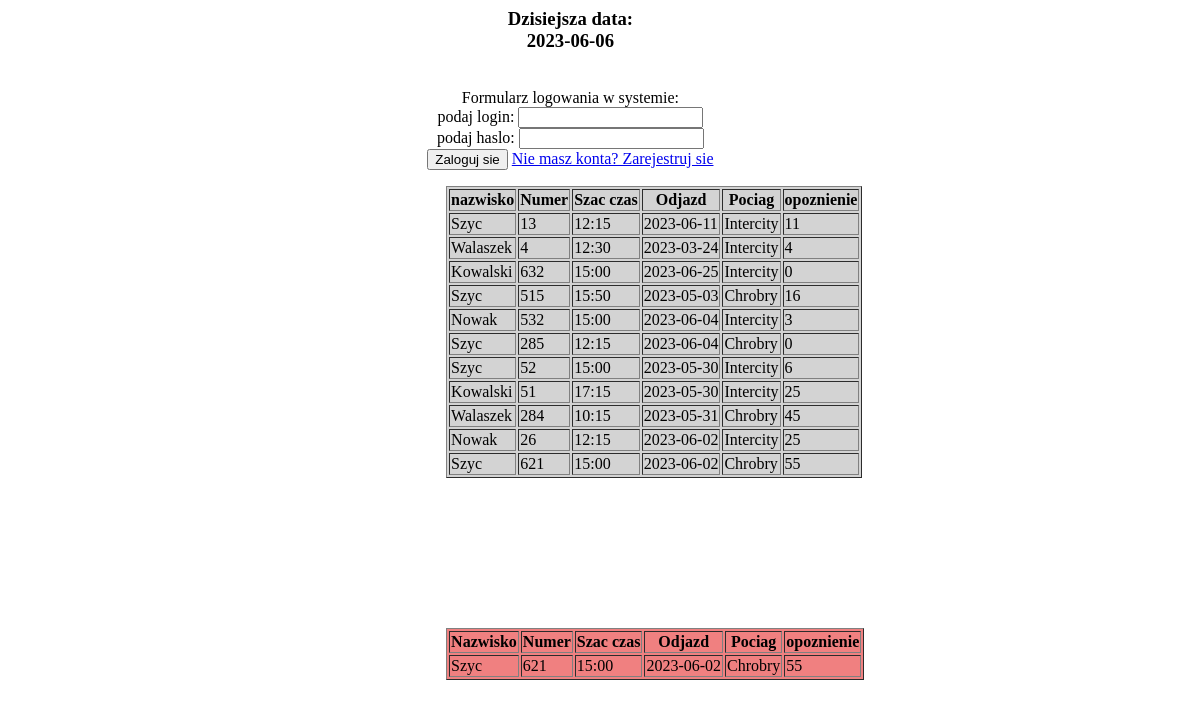
Screenshot of /PanelGlowny.php with the database file from the repository.
### tables this page shows
CREATE TABLE `dane` (
  `ID` int(11) NOT NULL,
  `Nazwisko` text NOT NULL,
  `Pociag` text NOT NULL,
  `Data_wpisu` date NOT NULL,
  `Numer_pociagu` int(11) NOT NULL,
  `odjazd` date NOT NULL,
  `Szac_czas` varchar(5) NOT NULL,
  `opoznienie` int(11) NOT NULL
);

### PanelGlowny.php (the view, shortened to what this page needs)
<html>
	<link rel="stylesheet" href="global.css">
<body>
	<?php
	$Data = date('Y-m-d');
	echo "<h3 class='Data'>Dzisiejsza data: <br>" . $Data . "</h3>";
	?>
	<br><div id="text">Formularz logowania w systemie:</div>
	<form id="formularz"action="login.php" method="post">
		podaj login: <input type="text" name="login" required><br>
		podaj haslo: <input type="password" name="pass" required><br>
		<input type="submit" value="Zaloguj sie">
		<a href='regist.php'>Nie masz konta? Zarejestruj sie</a><br>
	</form>
	<div>
	<?php
	$link=mysqli_connect($db_host = 'localhost',"root" ,'', "PKP");
	if($link){
		$res=mysqli_query($link, "SELECT * from dane");
		echo "<table border='1' id='tabela1'>";
		echo "<tr><th>nazwisko</th><th>Numer</th><th>Szac czas</th><th>Odjazd</th><th>Pociag</th><th>opoznienie</th>";
		while ($row=mysqli_fetch_assoc($res)){
			$pociag=$row["Pociag"];
			$Numer=$row["Numer_pociagu"];
			$nazwisko=$row["Nazwisko"];
			$Szac_czas=$row["Szac_czas"];
			$Odjazd=$row["odjazd"];
			$opoznienie=$row["opoznienie"];
			$Data = $row['Data_wpisu'];
			echo "<tr>
					<td>$nazwisko</td>
					<td>$Numer</td>
					<td>$Szac_czas</td>
					<td>$Odjazd</td>
					<td>$pociag</td>
					<td>$opoznienie</td>
				</tr>";
		}
		echo "</table>";
	}
	if($link){
	$res_opoznienie=mysqli_query($link, "SELECT *
	FROM `dane`
	WHERE odjazd = '$Data'
	ORDER BY opoznienie DESC, Data_wpisu DESC
	LIMIT 1
	");
	echo "<table border='1' id='tabela2'>";
	echo "<tr><th>Nazwisko</th><th>Numer</th><th>Szac czas</th><th>Odjazd</th><th>Pociag</th><th>opoznienie</th>";
	while ($row=mysqli_fetch_assoc($res_opoznienie)){
		$pociag=$row["Pociag"];
		$Numer=$row["Numer_pociagu"];
		$nazwisko=$row["Nazwisko"];
		$Szac_czas=$row["Szac_czas"];
		$Odjazd=$row["odjazd"];
		$opoznienie=$row["opoznienie"];
		echo "<tr>
				<td>$nazwisko</td>
				<td>$Numer</td>
				<td>$Szac_czas</td>
				<td>$Odjazd</td>
				<td>$pociag</td>
				<td>$opoznienie</td>
			</tr>";
	}
	echo "</table>";
	}
?>
	</div>
</body>
</html>

### global.css (style rules this page uses)
table { margin-left: 38%; background-color: lightgray; }
#tabela2 { margin-top: 150px; background-color: lightcoral; }
#formularz { text-align: center; }
body { text-align: center; }
#formularz { text-align: center; margin-right: 5%; }
h3 { margin-right: 5%; }
#text { margin-right: 5%; }
table { margin-left: 37%; background-color: lightgray; }

### PanelGlowny.php (style rules this page uses)
#tabela2 { margin-top: 150px; background-color: lightcoral; }
#formularz { text-align: center; margin-right: 5%; }
body { text-align: center; }
h3 { margin-right: 5%; }
#text { margin-right: 5%; }

### rows the page displays
dane: Nazwisko "Szyc", Numer_pociagu "13", Szac_czas "12:15", odjazd "2023-06-11", Pociag "Intercity", opoznienie "11"
dane: Nazwisko "Walaszek", Numer_pociagu "4", Szac_czas "12:30", odjazd "2023-03-24", Pociag "Intercity", opoznienie "4"
dane: Nazwisko "Kowalski", Numer_pociagu "632", Szac_czas "15:00", odjazd "2023-06-25", Pociag "Intercity", opoznienie "0"
dane: Nazwisko "Szyc", Numer_pociagu "515", Szac_czas "15:50", odjazd "2023-05-03", Pociag "Chrobry", opoznienie "16"
dane: Nazwisko "Nowak", Numer_pociagu "532", Szac_czas "15:00", odjazd "2023-06-04", Pociag "Intercity", opoznienie "3"
dane: Nazwisko "Szyc", Numer_pociagu "285", Szac_czas "12:15", odjazd "2023-06-04", Pociag "Chrobry", opoznienie "0"
dane: Nazwisko "Szyc", Numer_pociagu "52", Szac_czas "15:00", odjazd "2023-05-30", Pociag "Intercity", opoznienie "6"
dane: Nazwisko "Kowalski", Numer_pociagu "51", Szac_czas "17:15", odjazd "2023-05-30", Pociag "Intercity", opoznienie "25"
dane: Nazwisko "Walaszek", Numer_pociagu "284", Szac_czas "10:15", odjazd "2023-05-31", Pociag "Chrobry", opoznienie "45"
dane: Nazwisko "Nowak", Numer_pociagu "26", Szac_czas "12:15", odjazd "2023-06-02", Pociag "Intercity", opoznienie "25"
dane: Nazwisko "Szyc", Numer_pociagu "621", Szac_czas "15:00", odjazd "2023-06-02", Pociag "Chrobry", opoznienie "55"

### other values shown
$Data "2023-06-06"
